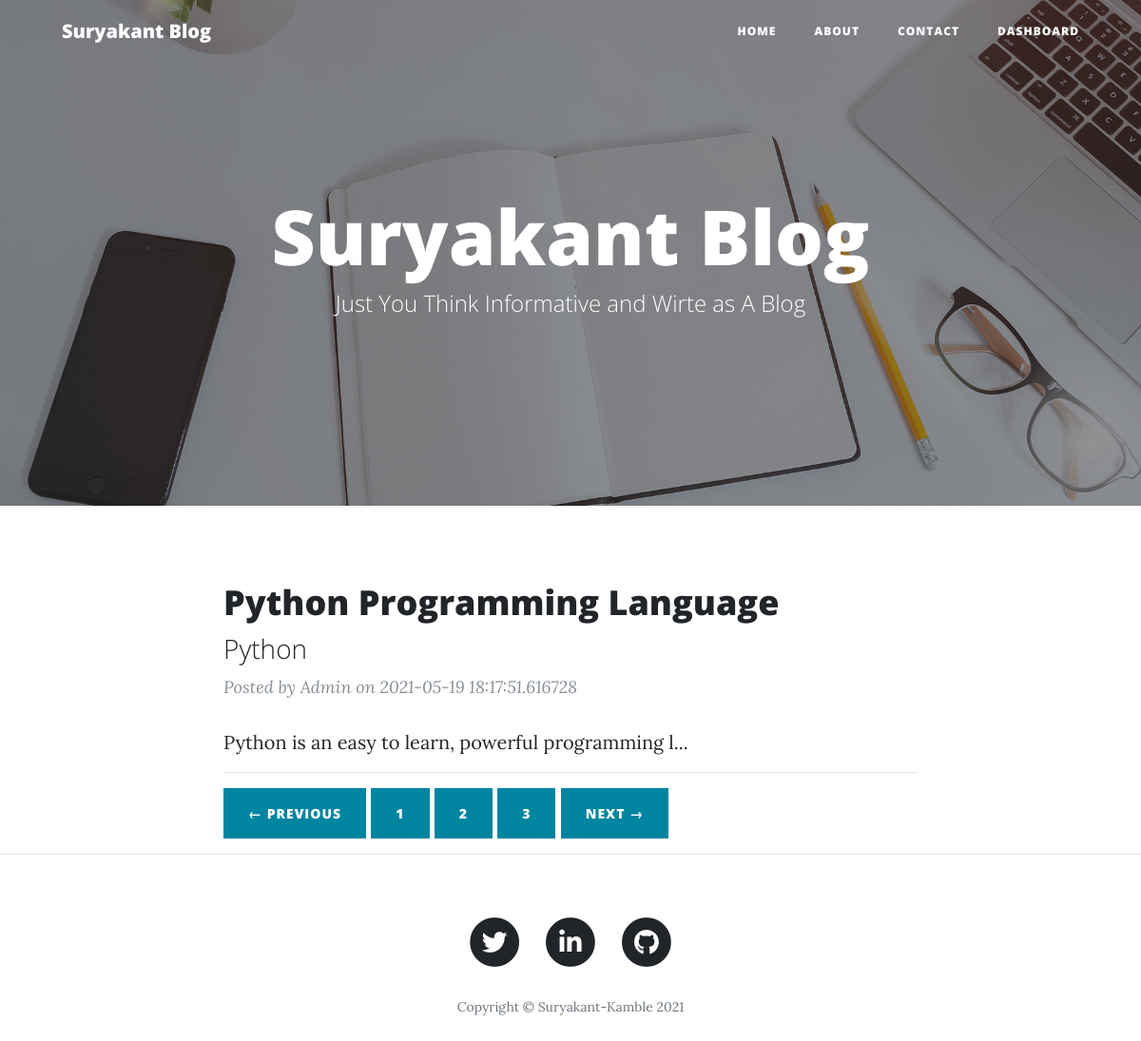
/?page=3, run on the app's committed database.
### main.py (models this page shows)
class Posts(db.Model):
    sr_no = db.Column(db.Integer, primary_key=True)
    name = db.Column(db.String(80), primary_key=True)
    title = db.Column(db.String(80), nullable=False)
    slug = db.Column(db.String(20), nullable=False)
    content = db.Column(db.String(120), nullable=False)
    date_time = db.Column(db.DateTime, default=datetime.utcnow)
    img_file = db.Column(db.String(20), nullable=False)
    sub_title = db.Column(db.String(80), nullable=False)

### main.py (the view)
@app.route('/')
def home():
    post =(Posts.query.filter_by().all())
    lean=len(post)
    page = request.args.get("page", type=int, default=1)
    records = request.args.get("records", type=int, default=3)
    total_pages = math.ceil(lean/records)
    print(total_pages)
    posts = post[(page-1)*records :((page-1)*records) + records]
    if total_pages > page:
        previous= 1
        next = page + 1
    elif page==total_pages:
        previous = page -1
        next= total_pages
    else:
        previous = page -1
        next = page + 1
    return render_template("index.html",records=records,next=next,previous=previous, lean=total_pages, param=con_param, posts=posts)

### templates/index.html
{% extends "layout.html" %}
{% block body %}
  <header class="masthead" style="background-image: url('{{url_for('static', filename='img/home-bg.jpg')}}')">
    <div class="overlay"></div>
    <div class="container">
      <div class="row">
        <div class="col-lg-8 col-md-10 mx-auto">
          <div class="site-heading">
            <h1>{{param['blog_name']}}</h1>
            <span class="subheading">{{param['tag_line']}}</span>
          </div>
        </div>
      </div>
    </div>
  </header>
  <div class="container">
    <div class="row">
      <div class="col-lg-8 col-md-10 mx-auto">
      {% for post in posts %}
            <div class="post-preview">
              <a href="/post/{{post.slug}}">
                <h2 class="post-title">
                  {{post.title}}
                </h2>
                <h3 class="post-subtitle">
                 {{post.sub_title}}
                </h3>
              </a>
              <p class="post-meta">Posted by
               {{post.name}}
                on {{post.date_time}}</p>
            </div>
            {{post.content[0:50]}}...
            <hr>
      {% endfor %}
        <div class="clearfix">
            <a class="btn btn-primary btn-sm" href="/?page={{ previous }}">&larr; Previous </a>
              {% for i in range(1,lean+1) %}
                <a class="btn btn-primary" href="/?page={{i}}">{{i}}</a>
              {% endfor %}
            <a href="/?page={{next}}"><button class="btn btn-sm btn-primary">Next &rarr;</button></a>
          </div>
      </div>
    </div>
  </div>
 {% endblock %}

### data on the page
Posts: title "Python Programming Language", sub_title "Python", name "Admin", date_time "2021-05-19 18:17:51.616728", content "Python is an easy to learn, powerful programming l"

### other printed values
{{ param['blog_name'] }} "Suryakant Blog"
{{ param['tag_line'] }} "Just You Think Informative and Wirte as A Blog"
{{ i }} "1" "2" "3"
